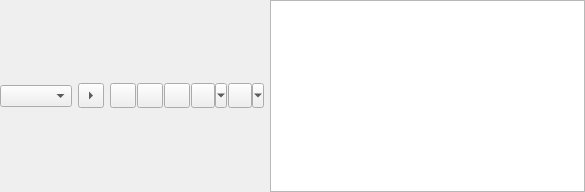
<?xml version="1.0" encoding="UTF-8"?>
<ui version="4.0">
 <class>InputWidget</class>
 <widget class="QWidget" name="InputWidget">
  <property name="geometry">
   <rect>
    <x>0</x>
    <y>0</y>
    <width>585</width>
    <height>192</height>
   </rect>
  </property>
  <property name="sizePolicy">
   <sizepolicy hsizetype="Preferred" vsizetype="Fixed">
    <horstretch>0</horstretch>
    <verstretch>0</verstretch>
   </sizepolicy>
  </property>
  <property name="minimumSize">
   <size>
    <width>192</width>
    <height>0</height>
   </size>
  </property>
  <property name="windowTitle">
   <string>Form</string>
  </property>
  <layout class="QHBoxLayout" name="horizontalLayout">
   <property name="spacing">
    <number>-1</number>
   </property>
   <property name="margin">
    <number>0</number>
   </property>
   <item>
    <widget class="QComboBox" name="ownNick">
     <property name="frame">
      <bool>true</bool>
     </property>
    </widget>
   </item>
   <item>
    <widget class="QToolButton" name="showStyleButton">
     <property name="minimumSize">
      <size>
       <width>26</width>
       <height>25</height>
      </size>
     </property>
     <property name="maximumSize">
      <size>
       <width>26</width>
       <height>25</height>
      </size>
     </property>
     <property name="text">
      <string/>
     </property>
     <property name="checkable">
      <bool>true</bool>
     </property>
     <property name="arrowType">
      <enum>Qt::RightArrow</enum>
     </property>
    </widget>
   </item>
   <item>
    <widget class="QFrame" name="styleFrame">
     <layout class="QHBoxLayout" name="styleHorizontalLayout">
      <property name="spacing">
       <number>1</number>
      </property>
      <property name="margin">
       <number>0</number>
      </property>
      <item>
       <widget class="QToolButton" name="boldButton">
        <property name="enabled">
         <bool>true</bool>
        </property>
        <property name="sizePolicy">
         <sizepolicy hsizetype="Fixed" vsizetype="Fixed">
          <horstretch>0</horstretch>
          <verstretch>0</verstretch>
         </sizepolicy>
        </property>
        <property name="minimumSize">
         <size>
          <width>26</width>
          <height>25</height>
         </size>
        </property>
        <property name="text">
         <string/>
        </property>
        <property name="iconSize">
         <size>
          <width>16</width>
          <height>16</height>
         </size>
        </property>
        <property name="checkable">
         <bool>true</bool>
        </property>
       </widget>
      </item>
      <item>
       <widget class="QToolButton" name="italicButton">
        <property name="enabled">
         <bool>true</bool>
        </property>
        <property name="sizePolicy">
         <sizepolicy hsizetype="Fixed" vsizetype="Fixed">
          <horstretch>0</horstretch>
          <verstretch>0</verstretch>
         </sizepolicy>
        </property>
        <property name="minimumSize">
         <size>
          <width>26</width>
          <height>25</height>
         </size>
        </property>
        <property name="text">
         <string/>
        </property>
        <property name="iconSize">
         <size>
          <width>16</width>
          <height>16</height>
         </size>
        </property>
        <property name="checkable">
         <bool>true</bool>
        </property>
        <property name="checked">
         <bool>false</bool>
        </property>
       </widget>
      </item>
      <item>
       <widget class="QToolButton" name="underlineButton">
        <property name="enabled">
         <bool>true</bool>
        </property>
        <property name="sizePolicy">
         <sizepolicy hsizetype="Fixed" vsizetype="Fixed">
          <horstretch>0</horstretch>
          <verstretch>0</verstretch>
         </sizepolicy>
        </property>
        <property name="minimumSize">
         <size>
          <width>26</width>
          <height>25</height>
         </size>
        </property>
        <property name="text">
         <string/>
        </property>
        <property name="iconSize">
         <size>
          <width>16</width>
          <height>16</height>
         </size>
        </property>
        <property name="checkable">
         <bool>true</bool>
        </property>
        <property name="checked">
         <bool>false</bool>
        </property>
       </widget>
      </item>
      <item>
       <widget class="QToolButton" name="textcolorButton">
        <property name="sizePolicy">
         <sizepolicy hsizetype="Fixed" vsizetype="Fixed">
          <horstretch>0</horstretch>
          <verstretch>0</verstretch>
         </sizepolicy>
        </property>
        <property name="maximumSize">
         <size>
          <width>37</width>
          <height>25</height>
         </size>
        </property>
        <property name="text">
         <string/>
        </property>
        <property name="popupMode">
         <enum>QToolButton::MenuButtonPopup</enum>
        </property>
       </widget>
      </item>
      <item>
       <widget class="QToolButton" name="highlightcolorButton">
        <property name="sizePolicy">
         <sizepolicy hsizetype="Fixed" vsizetype="Fixed">
          <horstretch>0</horstretch>
          <verstretch>0</verstretch>
         </sizepolicy>
        </property>
        <property name="maximumSize">
         <size>
          <width>37</width>
          <height>25</height>
         </size>
        </property>
        <property name="text">
         <string/>
        </property>
        <property name="popupMode">
         <enum>QToolButton::MenuButtonPopup</enum>
        </property>
       </widget>
      </item>
     </layout>
    </widget>
   </item>
   <item>
    <widget class="MultiLineEdit" name="inputEdit">
     <property name="sizePolicy">
      <sizepolicy hsizetype="Expanding" vsizetype="Maximum">
       <horstretch>0</horstretch>
       <verstretch>0</verstretch>
      </sizepolicy>
     </property>
     <property name="verticalScrollBarPolicy">
      <enum>Qt::ScrollBarAsNeeded</enum>
     </property>
     <property name="horizontalScrollBarPolicy">
      <enum>Qt::ScrollBarAsNeeded</enum>
     </property>
     <property name="lineWrapMode">
      <enum>QTextEdit::NoWrap</enum>
     </property>
    </widget>
   </item>
  </layout>
 </widget>
 <customwidgets>
  <customwidget>
   <class>MultiLineEdit</class>
   <extends>QTextEdit</extends>
   <header>multilineedit.h</header>
  </customwidget>
 </customwidgets>
 <resources/>
 <connections/>
</ui>
